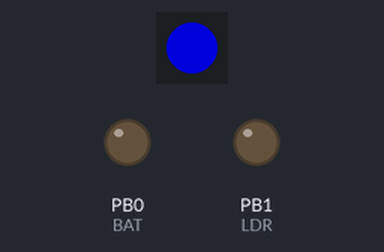
Bench run of a sketch on a simulated ATtiny85, built with avr-gcc and run on an emulated ATtiny85. On the bench: 1 RGB LEDs in strip order, left to right, output pins drawn as LEDs (lit = HIGH). Dim RGB values are drawn brighter than linear.

Above: at 0.05 s.
At 0.65 s:
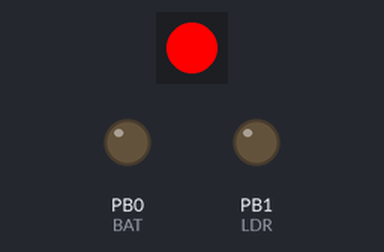
At 1.45 s:
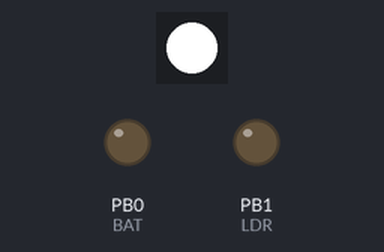
At 2.76 s:
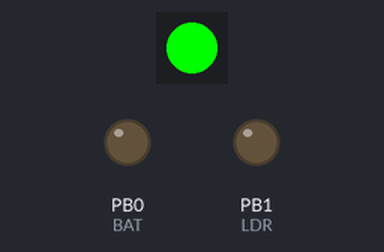
Timing chart, 0 to 3.1 s (numbered marks = the images above):
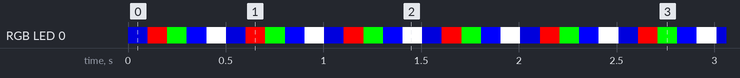

The sketch:

robotarioLED.ino
```cpp
// NYU Shanghai
// Introduction to Robotics
// 2019-11-16
// Robotario

// This code uses NeoPixel  (c) 2013 Shae Erisson released under the GPLv3 license to match the rest of the AdaFruit NeoPixel library
//use the board definition Attiny85 Internal 8MHz
//upload using programmer once to flash the fuses by pressing shift and clicking on upload

#include <Adafruit_NeoPixel.h>
#ifdef __AVR__
#include <avr/power.h>
#endif
// Which pin on the Arduino is connected to the NeoPixels?
// On a Trinket or Gemma we suggest changing this to 1
#define LED           4  //Neopixel data pin
#define BAT           0  //ADC0, voltage divider to sense the battery
#define LDR           1  //ADC1, light sensor
#define IR            3  //ADC3, infrared sensor
#define M1            0  //motor 1
#define M2            1  //motor 2
// How many NeoPixels are attached to the Arduino?
#define NUMPIXELS     1

Adafruit_NeoPixel pixels = Adafruit_NeoPixel(NUMPIXELS, LED, NEO_GRB + NEO_KHZ800);

void setup() {

  // End of trinket special code
  pinMode(BAT, INPUT);
  pinMode(LDR, INPUT);
  pinMode(IR, INPUT);
  pinMode(M1, OUTPUT);
  pinMode(M2, OUTPUT);
  pixels.begin(); // This initializes the NeoPixel library.
  analogReference(INTERNAL2V56); //in order to asure readings across the different battery levels

}

void loop() {

  pixels.setPixelColor(0, pixels.Color(0, 0, 150)); //  bright blue color.
  pixels.show();
  delay(100);
  pixels.setPixelColor(0, pixels.Color(250, 0, 0)); // very bright red color.
  pixels.show();
  delay(100);
  pixels.setPixelColor(0, pixels.Color(0, 250, 0)); // very bright green color.
  pixels.show();
  delay(100);
  pixels.setPixelColor(0, pixels.Color(0, 0, 250)); // very bright green color.
  pixels.show();
  delay(100);
  pixels.setPixelColor(0, pixels.Color(255, 255, 255)); // Moderately bright green color.
  pixels.show();
  delay(100);
}
```

Measured:
- by itself, RGB LED 0: repeats every 0.50 s: RGB(250, 0, 0) 0.10 s, RGB(0, 250, 0) 0.10 s, RGB(0, 0, 250) 0.10 s, RGB(255, 255, 255) 0.10 s, RGB(0, 0, 150) 0.10 s
- by itself, everything shown: repeats every 0.50 s, in 5 steps
